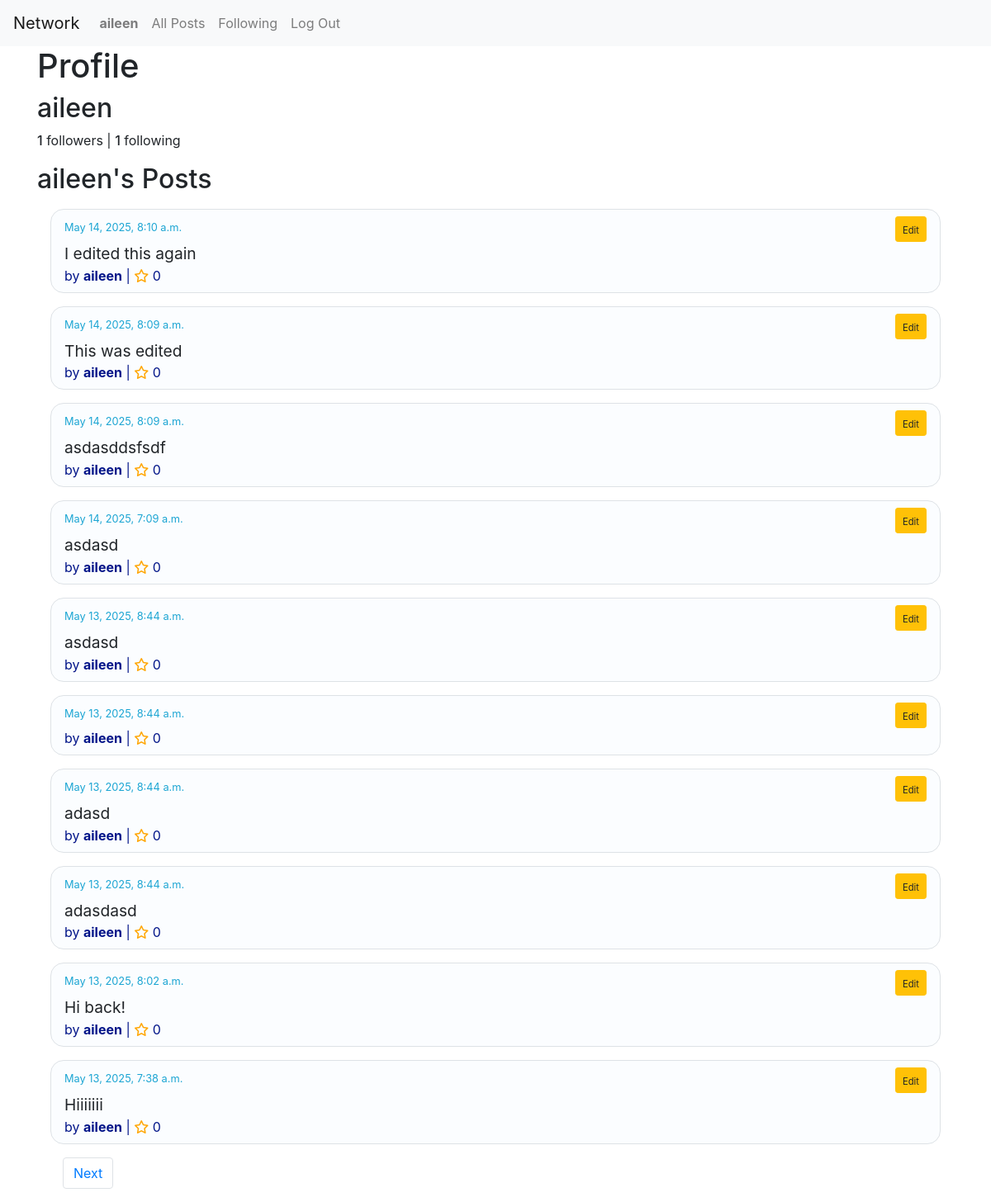
The app's page /profile/2 (signed in), older data.
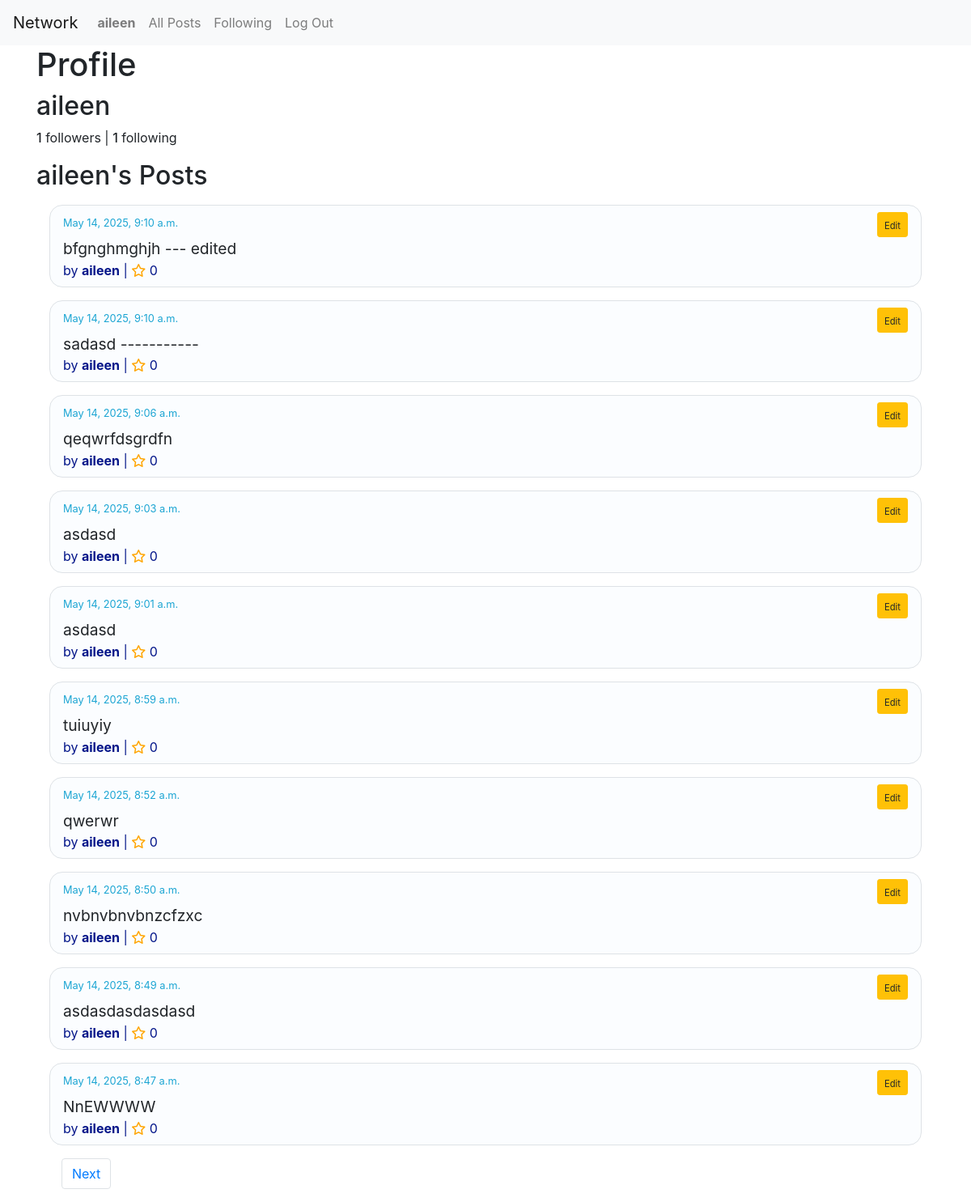
The same page, newer data.
### network/models.py (models this page shows, shortened)
class Post(models.Model):
    content = models.CharField(max_length=140)
    user = models.ForeignKey(User, on_delete=models.CASCADE, related_name="user")
    date = models.DateTimeField(auto_now_add=True)

class User(AbstractUser):
    pass

### network/views.py (the view)
# urls.py: path("profile/<int:user_id>", views.profile, name="profile"),
def profile(request, user_id):
    user = User.objects.get(pk=user_id)
    userPosts = Post.objects.filter(user=user).order_by("id").reverse()
    follower = Follow.objects.filter(follower=user)
    followed = Follow.objects.filter(followed=user)
    isFollowing = False
    if request.user.is_authenticated:
        isFollowing = Follow.objects.filter(follower=request.user, followed=user).exists()
    paginator = Paginator(userPosts, 10)
    pageNumber = request.GET.get('page')
    pagePosts = paginator.get_page(pageNumber)
    return render(request, "network/profile.html", {
        "userPosts": userPosts,
        "pagePosts": pagePosts,
        "username": user.username,
        "follower": follower,
        "followed": followed,
        "isFollowing": isFollowing,
        "userProfile": user
    })

### network/templates/network/profile.html (shortened to what this page needs)
{% extends "network/layout.html" %}
{% block body %}
<h1>Profile</h1>
{% if user.is_authenticated %}
<h2 id="user-profile">{{ username }}</h2>
<div class="user-info">
    <p>
        <span id="followers">{{ followed.count }}</span></strong> followers
        <span>  |  </span>
        <span id="following">{{ follower.count }}</span></strong> following
    </p>
</div>
 <h2>{{ userProfile }}'s Posts</h2>
{% include "network/posts.html" %}
{% else %}
<p>You must be logged in to view this page.</p>
{% endif %}
{% endblock %}

### network/templates/network/posts.html (shortened to what this page needs)
<div id="all-posts my-3">
    {% for post in pagePosts %}
    <div class="post border my-3 mx-3 px-3 py-2 d-flex flex-column">
        <div class="d-flex justify-content-between">
            <p class="mb-0 post-date"><small>{{ post.date }}</small></p>
            {% if user == post.user %}
            <button class="mb-0 text-end btn btn-sm btn-warning edit-btn" data-postid="{{ post.id }}">
                <small>Edit</small>
            </button>
            {% endif %}
        </div>
        <p class="mb-0 post-content" id="post-content-{{ post.id }}">{{ post.content }}</p>
        <p class="mb-0 post-author">by <strong><a href="{% url 'profile' user_id=post.user.id %}">{{ post.user }}</a></strong> | <i class="fa-regular fa-star like-star"></i>
            <span class="like-btn" id="like-post-{{ post.id }}">0</span>
        </p>
    </div>
    {% endfor %}
    <div class="container mx-3">
        <ul class="pagination">
            {% if pagePosts.has_next %}
            <li class="page-item"><a class="page-link" href="?page={{ pagePosts.next_page_number }}">Next</a></li>
            {% endif %}
        </ul>
    </div>
</div>

Row changes from the older to the newer data that the page shows:
no longer on this page (row unchanged): Post: date "May 14, 2025, 8:10 a.m.", content "I edited this again", user "aileen"
no longer on this page (row unchanged): Post: date "May 14, 2025, 8:09 a.m.", content "This was edited", user "aileen"
no longer on this page (row unchanged): Post: date "May 14, 2025, 8:09 a.m.", content "asdasddsfsdf", user "aileen"
no longer on this page (row unchanged): Post: date "May 14, 2025, 7:09 a.m.", content "asdasd", user "aileen"
no longer on this page (row unchanged): Post: date "May 13, 2025, 8:44 a.m.", content "asdasd", user "aileen"
no longer on this page (row unchanged): Post: date "May 13, 2025, 8:44 a.m.", user "aileen"
no longer on this page (row unchanged): Post: date "May 13, 2025, 8:44 a.m.", content "adasd", user "aileen"
no longer on this page (row unchanged): Post: date "May 13, 2025, 8:44 a.m.", content "adasdasd", user "aileen"
no longer on this page (row unchanged): Post: date "May 13, 2025, 8:02 a.m.", content "Hi back!", user "aileen"
no longer on this page (row unchanged): Post: date "May 13, 2025, 7:38 a.m.", content "Hiiiiiii", user "aileen"
added Post: date "May 14, 2025, 9:10 a.m.", content "bfgnghmghjh --- edited", user "aileen"
added Post: date "May 14, 2025, 9:10 a.m.", content "sadasd -----------", user "aileen"
added Post: date "May 14, 2025, 9:06 a.m.", content "qeqwrfdsgrdfn", user "aileen"
added Post: date "May 14, 2025, 9:03 a.m.", content "asdasd", user "aileen"
added Post: date "May 14, 2025, 9:01 a.m.", content "asdasd", user "aileen"
added Post: date "May 14, 2025, 8:59 a.m.", content "tuiuyiy", user "aileen"
added Post: date "May 14, 2025, 8:52 a.m.", content "qwerwr", user "aileen"
added Post: date "May 14, 2025, 8:50 a.m.", content "nvbnvbnvbnzcfzxc", user "aileen"
added Post: date "May 14, 2025, 8:49 a.m.", content "asdasdasdasdasd", user "aileen"
added Post: date "May 14, 2025, 8:47 a.m.", content "NnEWWWW", user "aileen"
